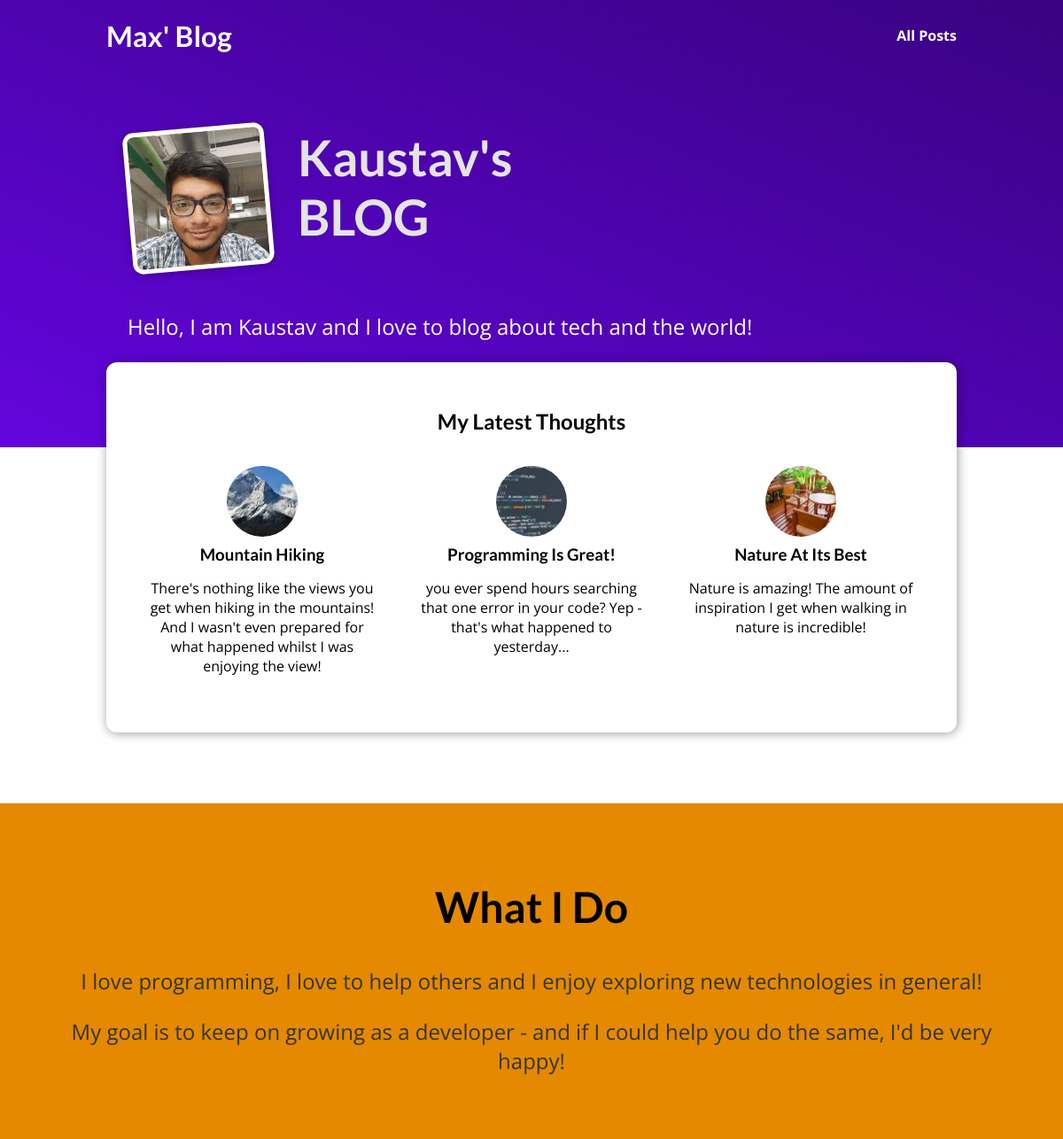
The page / on the database its author committed.
### blogSite/models.py (models this page shows)
class Post(models.Model):
    title = models.CharField(max_length=150)
    date = models.DateField(auto_now=True)
    image = models.ImageField(upload_to='posts', null=True)
    excerpt = models.CharField(max_length=200)
    content = models.TextField(max_length=300)
    slug = models.SlugField(unique=True, db_index=True)
    author = models.ForeignKey(
        Author, on_delete=models.SET_NULL,null=True, related_name='posts')
    tags = models.ManyToManyField(Tag)

### blogSite/views.py (the view)
# urls.py: path('',views.FirstPage,name='firstPage'),
def FirstPage(req):
    filteredPost = Post.objects.all().order_by('-date')[:3]
    return render(req, 'blogSite/index.html', {
        'posts': filteredPost
    })

### blogSite/templates/blogSite/index.html (shortened to what this page needs)
{% extends 'base.html' %}
{% load static %}
{% block css %}
  <link rel="stylesheet" href="{% static "blogSite/index.css" %}" />
{% endblock %}
{% block body %}
<section id="welcome">
  <header>
    <img src="{% static 'blogSite/images/Me.jpeg' %}" alt="My Image" />
    <h2>Kaustav's BLOG</h2>
  </header>
  <p>Hello, I am Kaustav and I love to blog about tech and the world!</p>
</section>
<section id="latest-posts">
  <h2>My Latest Thoughts</h2>
  <ul>
{% for post in posts %}
<li>
  <article class="post">
    <a href="{% url 'Post-Details' post.slug %}">
      <img src="{{post.image.url}}" alt="{{post.title|title}}" />
      <div class="post__content">
        <h3>{{post.title|title}}</h3>
        <p>
          {{post.excerpt}}
        </p>
      </div>
    </a>
  </article>
</li>
{% endfor %}
  </ul>
</section>
<section id="about">
  <h2>What I Do</h2>
  <p>
    I love programming, I love to help others and I enjoy exploring new
    technologies in general!
  </p>
  <p>
    My goal is to keep on growing as a developer - and if I could help you do
    the same, I'd be very happy!
  </p>
</section>
{% endblock %}

### static/index.css (style rules this page uses)
* { box-sizing: border-box; }
html { font-family: 'Open Sans', 'Lato', sans-serif; }
body { margin: 0; }
h1, h2, h3 { font-family: 'Lato', sans-serif; font-weight: bold; }

### blogSite/static/blogSite/index.css (style rules this page uses)
#welcome { background: linear-gradient(to right top, #6305dd, #390281); padding: 6rem 12%; }
#welcome header { display: flex; align-items: flex-start; margin: 3rem auto; }
#welcome img { width: 10rem; height: 10rem; object-fit: cover; object-position: top; border: 5px solid white; border-radius: 12px; background-color: #ffe1bf; transform: rotateZ(-5deg); box-shadow: 0 2px 8px rgba(0, 0, 0, 0.25); }
#welcome h2 { font-size: 3.5rem; margin: 0 0 0 2rem; color: #e4e4e4; width: 10rem; }
#welcome p { color: white; font-size: 1.5rem; }
#latest-posts { background-color: white; padding: 2rem; border-radius: 12px; width: 60rem; margin: -6rem auto 2rem auto; box-shadow: 1px 1px 12px rgba(0, 0, 0, 0.4); }
#latest-posts h2 { text-align: center; }
#latest-posts ul { list-style: none; margin: 0; padding: 0; display: flex; gap: 1rem; }
#latest-posts li { flex: 1; }
#about { text-align: center; padding: 3rem; background-color: #e48900; margin-top: 5rem; }
#about h2 { font-size: 3rem; }
#about p { font-size: 1.5rem; color: #353535; }
.post { display: flex; flex-direction: column; align-items: center; text-align: center; }
.post a { text-decoration: none; color: black; transition: all 0.2s ease; padding: 1rem; }
.post img { width: 5rem; height: 5rem; object-fit: cover; border-radius: 50%; }
.post h3 { margin: 0.25rem 0; }

### rows shown on the page
Post: image (picture), title "Mountain Hiking", excerpt "There's nothing like the views you get when hiking in the mountains! And I wasn't even prepared for what happened whilst I was enjoying the view!"
Post: image (picture), title "Programming Is Great!", excerpt "you ever spend hours searching that one error in your code? Yep - that's what happened to yesterday..."
Post: image (picture), title "Nature At Its Best", excerpt "Nature is amazing! The amount of inspiration I get when walking in nature is incredible!"
